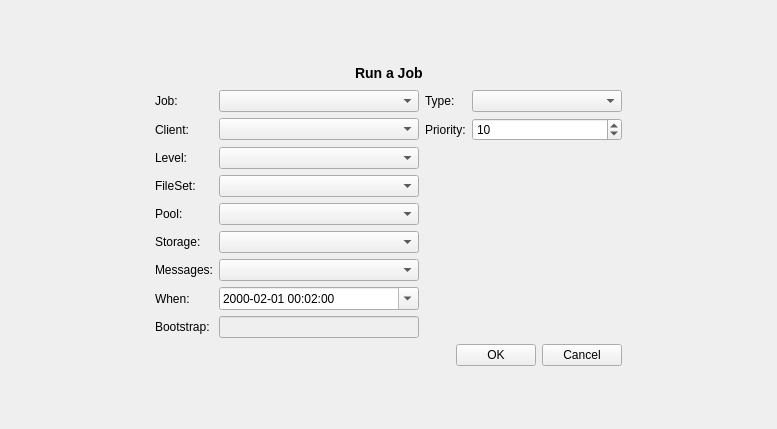
<ui version="4.0" >
 <class>runForm</class>
 <widget class="QWidget" name="runForm" >
  <property name="geometry" >
   <rect>
    <x>0</x>
    <y>0</y>
    <width>777</width>
    <height>429</height>
   </rect>
  </property>
  <property name="windowTitle" >
   <string>Form</string>
  </property>
  <layout class="QGridLayout" >
   <property name="margin" >
    <number>9</number>
   </property>
   <property name="spacing" >
    <number>6</number>
   </property>
   <item row="1" column="2" >
    <spacer>
     <property name="orientation" >
      <enum>Qt::Horizontal</enum>
     </property>
     <property name="sizeHint" >
      <size>
       <width>40</width>
       <height>20</height>
      </size>
     </property>
    </spacer>
   </item>
   <item row="0" column="1" >
    <spacer>
     <property name="orientation" >
      <enum>Qt::Vertical</enum>
     </property>
     <property name="sizeType" >
      <enum>QSizePolicy::Expanding</enum>
     </property>
     <property name="sizeHint" >
      <size>
       <width>351</width>
       <height>16</height>
      </size>
     </property>
    </spacer>
   </item>
   <item row="2" column="1" >
    <spacer>
     <property name="orientation" >
      <enum>Qt::Vertical</enum>
     </property>
     <property name="sizeType" >
      <enum>QSizePolicy::Expanding</enum>
     </property>
     <property name="sizeHint" >
      <size>
       <width>351</width>
       <height>16</height>
      </size>
     </property>
    </spacer>
   </item>
   <item row="1" column="1" >
    <layout class="QGridLayout" >
     <property name="margin" >
      <number>0</number>
     </property>
     <property name="spacing" >
      <number>6</number>
     </property>
     <item row="0" column="0" >
      <layout class="QHBoxLayout" >
       <property name="margin" >
        <number>0</number>
       </property>
       <property name="spacing" >
        <number>6</number>
       </property>
       <item>
        <spacer>
         <property name="orientation" >
          <enum>Qt::Horizontal</enum>
         </property>
         <property name="sizeHint" >
          <size>
           <width>71</width>
           <height>21</height>
          </size>
         </property>
        </spacer>
       </item>
       <item>
        <widget class="QLabel" name="run" >
         <property name="maximumSize" >
          <size>
           <width>16777215</width>
           <height>30</height>
          </size>
         </property>
         <property name="text" >
          <string>&lt;h3>Run a Job&lt;/h3></string>
         </property>
        </widget>
       </item>
       <item>
        <spacer>
         <property name="orientation" >
          <enum>Qt::Horizontal</enum>
         </property>
         <property name="sizeHint" >
          <size>
           <width>81</width>
           <height>20</height>
          </size>
         </property>
        </spacer>
       </item>
      </layout>
     </item>
     <item row="1" column="0" >
      <layout class="QGridLayout" >
       <property name="margin" >
        <number>0</number>
       </property>
       <property name="spacing" >
        <number>6</number>
       </property>
       <item row="0" column="2" >
        <widget class="QLabel" name="label_7" >
         <property name="text" >
          <string>Type:</string>
         </property>
         <property name="buddy" >
          <cstring>typeCombo</cstring>
         </property>
        </widget>
       </item>
       <item row="6" column="0" >
        <widget class="QLabel" name="label_10" >
         <property name="text" >
          <string>Messages:</string>
         </property>
         <property name="buddy" >
          <cstring>messagesCombo</cstring>
         </property>
        </widget>
       </item>
       <item rowspan="6" row="2" column="3" >
        <spacer>
         <property name="orientation" >
          <enum>Qt::Vertical</enum>
         </property>
         <property name="sizeHint" >
          <size>
           <width>20</width>
           <height>171</height>
          </size>
         </property>
        </spacer>
       </item>
       <item row="5" column="1" >
        <widget class="QComboBox" name="storageCombo" />
       </item>
       <item row="4" column="1" >
        <widget class="QComboBox" name="poolCombo" />
       </item>
       <item row="7" column="0" >
        <widget class="QLabel" name="label" >
         <property name="text" >
          <string>When:</string>
         </property>
         <property name="buddy" >
          <cstring>dateTimeEdit</cstring>
         </property>
        </widget>
       </item>
       <item row="3" column="0" >
        <widget class="QLabel" name="label_9" >
         <property name="text" >
          <string>FileSet:</string>
         </property>
         <property name="buddy" >
          <cstring>filesetCombo</cstring>
         </property>
        </widget>
       </item>
       <item row="8" column="1" >
        <widget class="QLineEdit" name="bootstrap" >
         <property name="enabled" >
          <bool>false</bool>
         </property>
         <property name="minimumSize" >
          <size>
           <width>200</width>
           <height>0</height>
          </size>
         </property>
         <property name="readOnly" >
          <bool>false</bool>
         </property>
        </widget>
       </item>
       <item row="7" column="1" >
        <widget class="QDateTimeEdit" name="dateTimeEdit" >
         <property name="dateTime" >
          <datetime>
           <hour>0</hour>
           <minute>2</minute>
           <second>0</second>
           <year>2000</year>
           <month>1</month>
           <day>1</day>
          </datetime>
         </property>
         <property name="displayFormat" >
          <string>yyyy-mm-dd hh:mm:ss</string>
         </property>
         <property name="calendarPopup" >
          <bool>true</bool>
         </property>
        </widget>
       </item>
       <item row="1" column="3" >
        <widget class="QSpinBox" name="prioritySpin" >
         <property name="maximum" >
          <number>10000</number>
         </property>
         <property name="minimum" >
          <number>1</number>
         </property>
         <property name="value" >
          <number>10</number>
         </property>
        </widget>
       </item>
       <item row="6" column="1" >
        <widget class="QComboBox" name="messagesCombo" />
       </item>
       <item row="2" column="1" >
        <widget class="QComboBox" name="levelCombo" />
       </item>
       <item row="3" column="1" >
        <widget class="QComboBox" name="filesetCombo" />
       </item>
       <item row="4" column="0" >
        <widget class="QLabel" name="label_3" >
         <property name="text" >
          <string>Pool:</string>
         </property>
         <property name="buddy" >
          <cstring>poolCombo</cstring>
         </property>
        </widget>
       </item>
       <item row="8" column="0" >
        <widget class="QLabel" name="label_5" >
         <property name="text" >
          <string>Bootstrap:</string>
         </property>
         <property name="openExternalLinks" >
          <bool>true</bool>
         </property>
         <property name="buddy" >
          <cstring>bootstrap</cstring>
         </property>
        </widget>
       </item>
       <item row="0" column="3" >
        <widget class="QComboBox" name="typeCombo" >
         <property name="sizePolicy" >
          <sizepolicy>
           <hsizetype>5</hsizetype>
           <vsizetype>0</vsizetype>
           <horstretch>0</horstretch>
           <verstretch>0</verstretch>
          </sizepolicy>
         </property>
         <property name="minimumSize" >
          <size>
           <width>150</width>
           <height>0</height>
          </size>
         </property>
        </widget>
       </item>
       <item row="1" column="0" >
        <widget class="QLabel" name="label_8" >
         <property name="text" >
          <string>Client:</string>
         </property>
         <property name="buddy" >
          <cstring>clientCombo</cstring>
         </property>
        </widget>
       </item>
       <item row="0" column="0" >
        <widget class="QLabel" name="label_6" >
         <property name="text" >
          <string>Job:</string>
         </property>
         <property name="buddy" >
          <cstring>jobCombo</cstring>
         </property>
        </widget>
       </item>
       <item row="5" column="0" >
        <widget class="QLabel" name="label_2" >
         <property name="text" >
          <string>Storage:</string>
         </property>
         <property name="buddy" >
          <cstring>storageCombo</cstring>
         </property>
        </widget>
       </item>
       <item row="2" column="0" >
        <widget class="QLabel" name="label_11" >
         <property name="text" >
          <string>Level:</string>
         </property>
         <property name="buddy" >
          <cstring>levelCombo</cstring>
         </property>
        </widget>
       </item>
       <item row="1" column="2" >
        <widget class="QLabel" name="label_4" >
         <property name="text" >
          <string>Priority:</string>
         </property>
         <property name="buddy" >
          <cstring>prioritySpin</cstring>
         </property>
        </widget>
       </item>
       <item row="1" column="1" >
        <widget class="QComboBox" name="clientCombo" />
       </item>
       <item row="0" column="1" >
        <widget class="QComboBox" name="jobCombo" />
       </item>
      </layout>
     </item>
     <item row="2" column="0" >
      <layout class="QHBoxLayout" >
       <property name="margin" >
        <number>0</number>
       </property>
       <property name="spacing" >
        <number>6</number>
       </property>
       <item>
        <spacer>
         <property name="orientation" >
          <enum>Qt::Horizontal</enum>
         </property>
         <property name="sizeHint" >
          <size>
           <width>40</width>
           <height>20</height>
          </size>
         </property>
        </spacer>
       </item>
       <item>
        <widget class="QPushButton" name="okButton" >
         <property name="text" >
          <string>OK</string>
         </property>
        </widget>
       </item>
       <item>
        <widget class="QPushButton" name="cancelButton" >
         <property name="text" >
          <string>Cancel</string>
         </property>
        </widget>
       </item>
      </layout>
     </item>
    </layout>
   </item>
   <item row="1" column="0" >
    <spacer>
     <property name="orientation" >
      <enum>Qt::Horizontal</enum>
     </property>
     <property name="sizeHint" >
      <size>
       <width>40</width>
       <height>20</height>
      </size>
     </property>
    </spacer>
   </item>
  </layout>
 </widget>
 <resources/>
 <connections/>
</ui>
